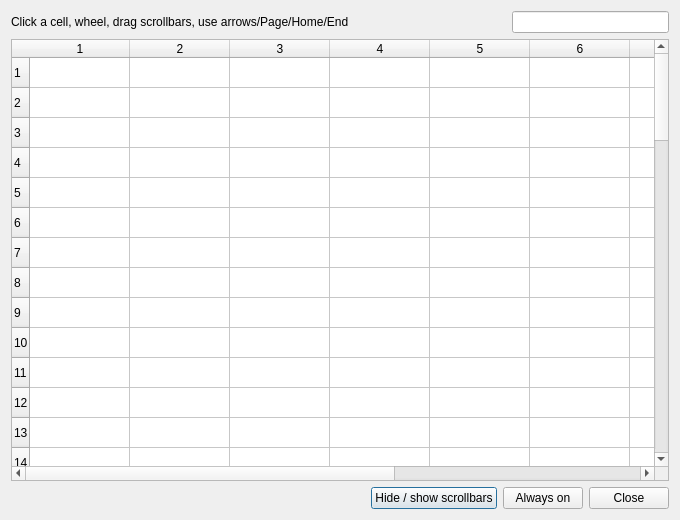
<?xml version="1.0" encoding="UTF-8"?>
<ui version="4.0">
 <class>Dialog</class>
 <widget class="QDialog" name="Dialog">
  <property name="geometry">
   <rect>
    <x>0</x>
    <y>0</y>
    <width>680</width>
    <height>520</height>
   </rect>
  </property>
  <property name="windowTitle">
   <string>Scroll demo</string>
  </property>
  <layout class="QVBoxLayout" name="verticalLayout">
   <item>
    <layout class="QHBoxLayout" name="topRow">
     <item>
      <widget class="QLabel" name="info">
       <property name="text">
        <string>Click a cell, wheel, drag scrollbars, use arrows/Page/Home/End</string>
       </property>
      </widget>
     </item>
     <item>
      <spacer name="topSpacer">
       <property name="orientation">
        <enum>Qt::Orientation::Horizontal</enum>
       </property>
       <property name="sizeHint" stdset="0">
        <size>
         <width>40</width>
         <height>20</height>
        </size>
       </property>
      </spacer>
     </item>
     <item>
      <widget class="QLineEdit" name="cellInfo">
       <property name="readOnly">
        <bool>true</bool>
       </property>
      </widget>
     </item>
    </layout>
   </item>
   <item>
    <widget class="QTableWidget" name="table">
     <property name="rowCount">
      <number>60</number>
     </property>
     <property name="columnCount">
      <number>10</number>
     </property>
     <property name="selectRows">
      <bool>false</bool>
     </property>
     <property name="editTriggers">
      <enum>QAbstractItemView::AnyKeyPressed</enum>
     </property>
    </widget>
   </item>
   <item>
    <layout class="QHBoxLayout" name="buttons">
     <item>
      <spacer name="buttonSpacer">
       <property name="orientation">
        <enum>Qt::Orientation::Horizontal</enum>
       </property>
       <property name="sizeHint" stdset="0">
        <size>
         <width>40</width>
         <height>20</height>
        </size>
       </property>
      </spacer>
     </item>
     <item>
      <widget class="QPushButton" name="toggleScroll">
       <property name="text">
        <string>Hide / show scrollbars</string>
       </property>
      </widget>
     </item>
     <item>
      <widget class="QPushButton" name="alwaysOn">
       <property name="text">
        <string>Always on</string>
       </property>
      </widget>
     </item>
     <item>
      <widget class="QPushButton" name="close">
       <property name="text">
        <string>Close</string>
       </property>
      </widget>
     </item>
    </layout>
   </item>
  </layout>
 </widget>
</ui>
